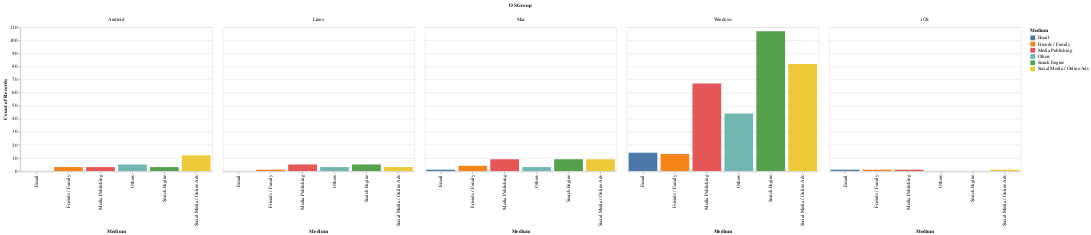

Notebook code for this chart:
### Code cell
bars = alt.Chart(home).mark_bar().encode(
    x='Medium',
    y='count()',
    column='OSGroup',
    color='Medium'
)

bars

### Figure 1 — Vega-Lite specification as saved in the notebook (floating-point values rounded to 4 significant figures; data arrays with more than 128 entries replaced by an {"elided": "..."} marker saying what was removed)
{"$schema": "https://vega.github.io/schema/vega-lite/v2.6.0.json", "config": {"view": {"height": 300, "width": 400}}, "data": {"name": "data-7ba469410d8ffdc280be5f71705b6e88"}, "datasets": {"data-7ba469410d8ffdc280be5f71705b6e88": {"elided": "409 records"}}, "encoding": {"color": {"field": "Medium", "type": "nominal"}, "column": {"field": "OSGroup", "type": "nominal"}, "x": {"field": "Medium", "type": "nominal"}, "y": {"aggregate": "count", "type": "quantitative"}}, "mark": "bar"}
